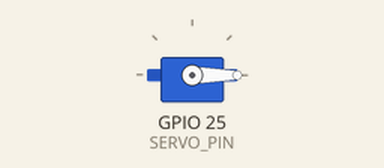
This sketch was run on a simulated ESP32. Parts: servo. What the sketch prints to the serial monitor is not drawn.

Above: at 0.05 s.
At 2.05 s:
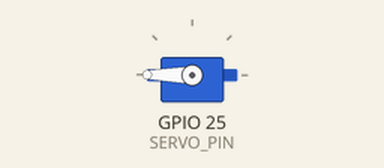
At 4.0 s:
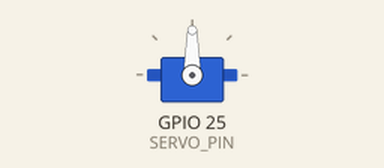
Timing chart, 0 to 5.2 s (numbered marks = the images above):
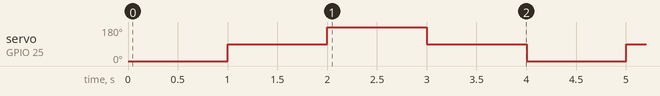

The sketch:

04_SG90_Servo_Test.ino
```cpp
#include <ESP32Servo.h>

Servo testServo;
const int SERVO_PIN = 25;

void setup() {
  Serial.begin(115200);
  testServo.setPeriodHertz(50);
  testServo.attach(SERVO_PIN, 500, 2400);

  if (!testServo.attached()) {
    Serial.println("Servo attach failed. Check signal pin.");
    while (true) delay(100);
  }

  Serial.println("SG90 test. Servo will move 0 -> 90 -> 180 -> 90.");
  Serial.println("Use external regulated 5V and common GND.");
}

void loop() {
  testServo.write(0);
  delay(1000);
  testServo.write(90);
  delay(1000);
  testServo.write(180);
  delay(1000);
  testServo.write(90);
  delay(1000);
}
```

Measured:
- by itself, servo on GPIO 25 (SERVO_PIN): repeats every 4.0 s: 180° 1.0 s, 90° 1.0 s, 0° 1.0 s, 90° 1.0 s
